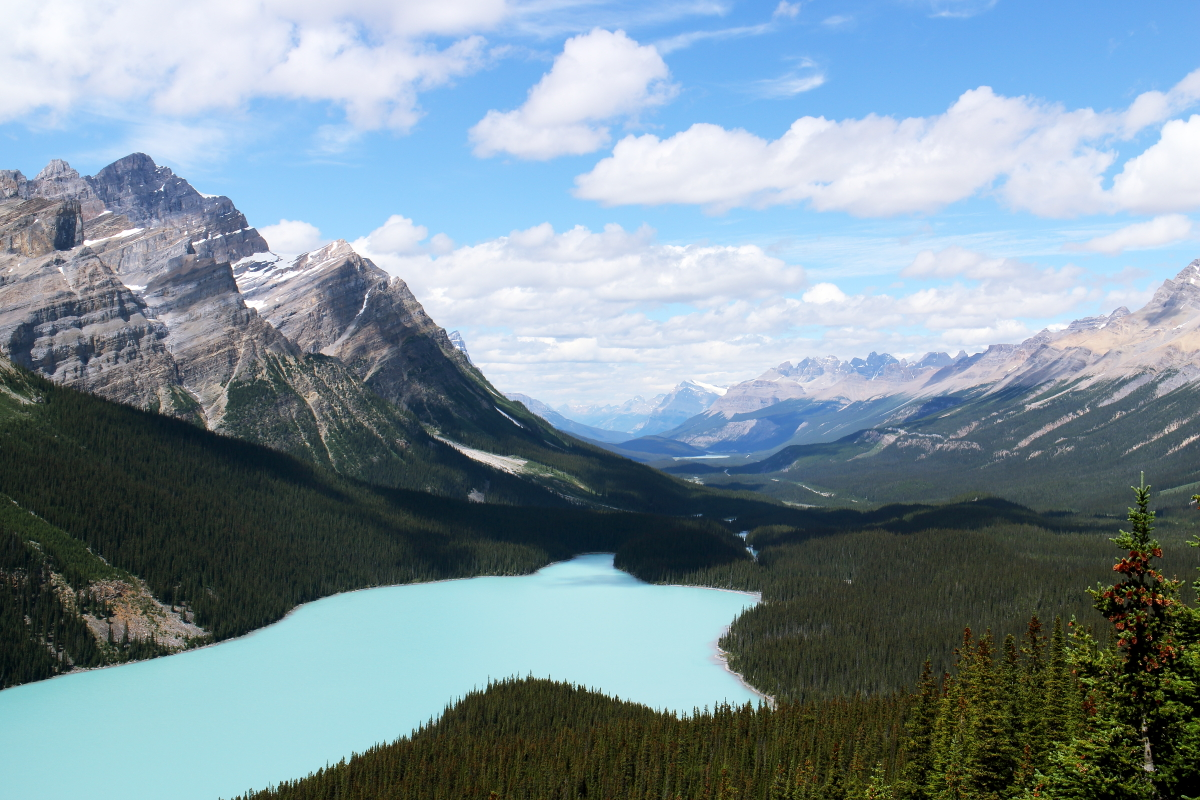
#> input picture 9. Singular Value Decomposition/images/image01.JPG, 1200 x 800 px, found by its file name
$ jupyter execute svd_compression.ipynb   (shell and % lines are left out)
#> lines starting #> are read from the running program, lines starting #| are printed output that depends on the picture
# 运用SVD进行图像压缩

[cell 1]
# 导入相关包
import cv2
import numpy as np
from numpy.linalg import svd
import matplotlib.pyplot as plt

## 读取图片

[cell 2]
# 读取图片
cimg = cv2.imread(r'.\images\image01.jpg')
#> cimg is the input picture: shape (800, 1200, 3); mean B, G, R 155.7, 145.1, 125.4
print(cimg.shape)
#| (800, 1200, 3)
plt.imshow(cv2.cvtColor(cimg,cv2.COLOR_BGR2RGB))

[cell 3]
# 灰度图片
img = cv2.cvtColor(cimg,cv2.COLOR_BGR2GRAY)
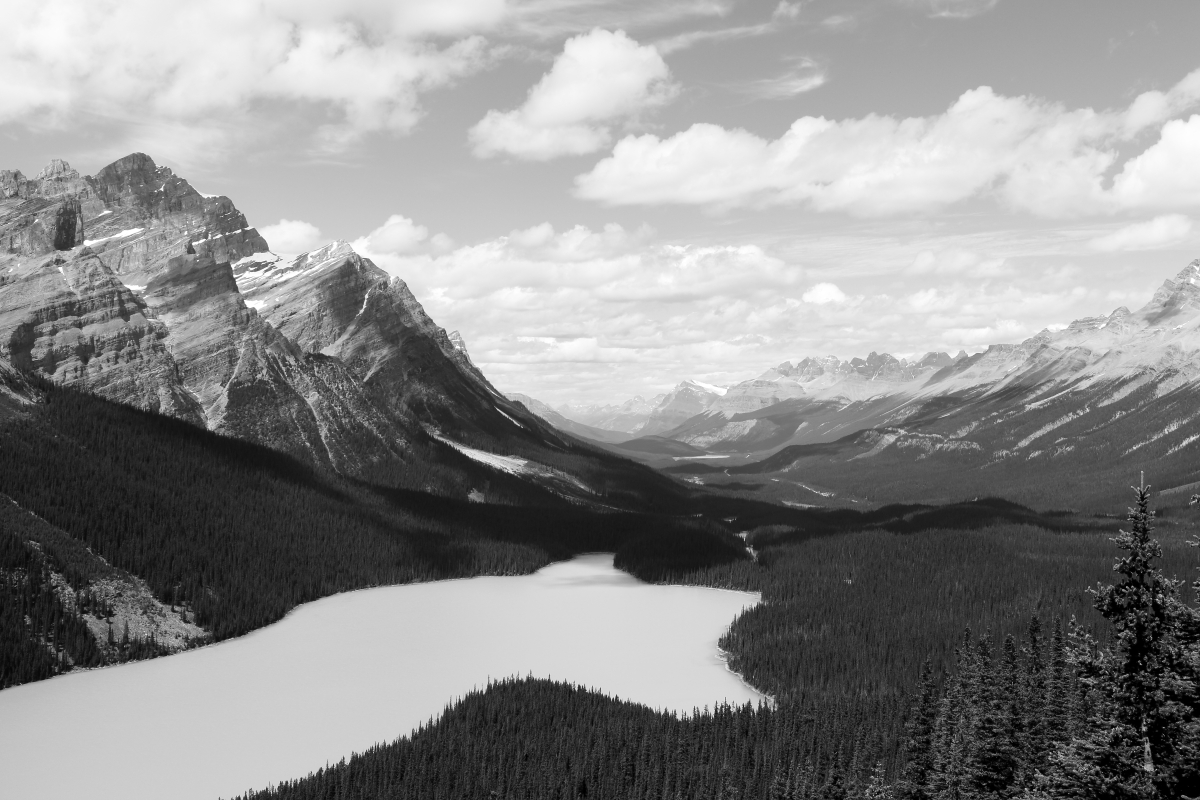
#> img: shape (800, 1200); min 0, max 255, mean 140.5
print(img.shape)
#| (800, 1200)
plt.imshow(img,cmap='gray')

## 奇异值分解

[cell 4]
U,s,VT = svd(img)
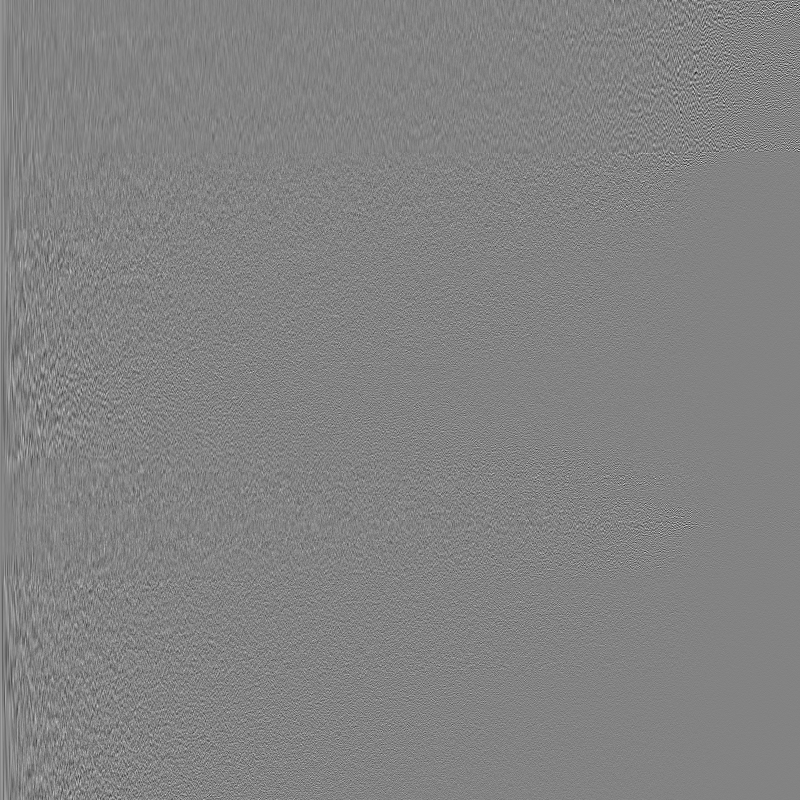
#> U: shape (800, 800) float64; min -0.338, max 0.319, mean 2.92e-05; drawn with min black and max white
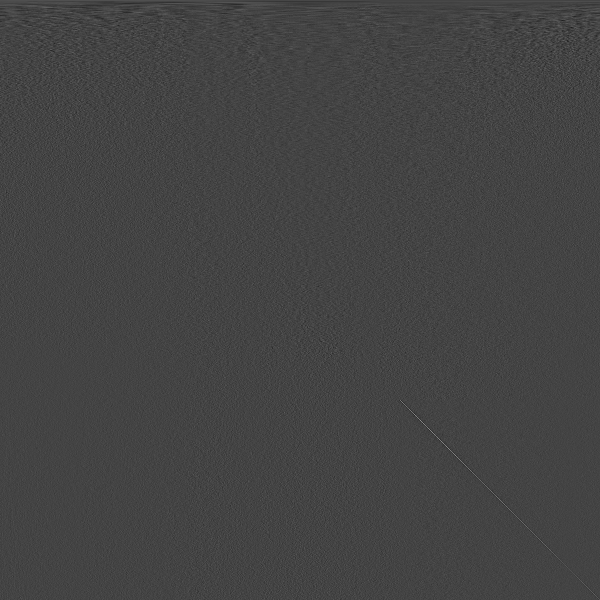
#> VT: shape (1200, 1200) float64 (shown at 1/2 size); min -0.195, max 0.536, mean 2.74e-05; drawn with min black and max white
#> s = 800 values, max 149310.3 at index 0, min 8.32 at index 799, mean 692.2
U.shape,s.shape,VT.shape
#> Out = ((800, 800), (800,), (1200, 1200))

[cell 5]
plt.plot(np.log(s))
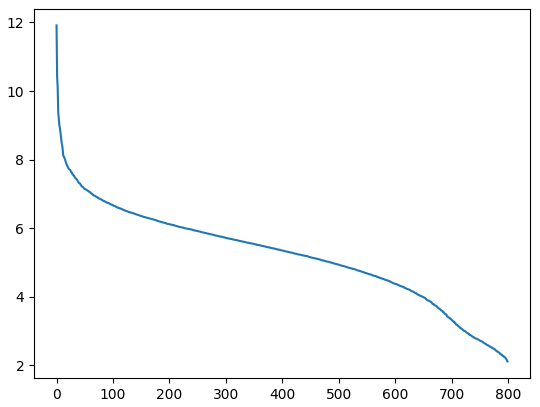
#> figure drawn by matplotlib, 1 panel; curve peaks at x = 0, y = 11.91

## 图像重建

[cell 6]
num = 100
re_img = U[:,:num].dot(np.diag(s[:num])).dot(VT[:num,:])
re_img.shape
#> Out = (800, 1200)

[cell 7]
plt.imshow(re_img,cmap='gray')

[cell 8]
## 重建误差
error = np.sqrt(np.sum((img-re_img)**2)) # F-norm
#> error = 7838.4
error2 = np.sqrt(sum(s[num:]**2))
#> error2 = 7838.4

[cell 9]
error,error2
#> Out = (7838.4, 7838.4)
